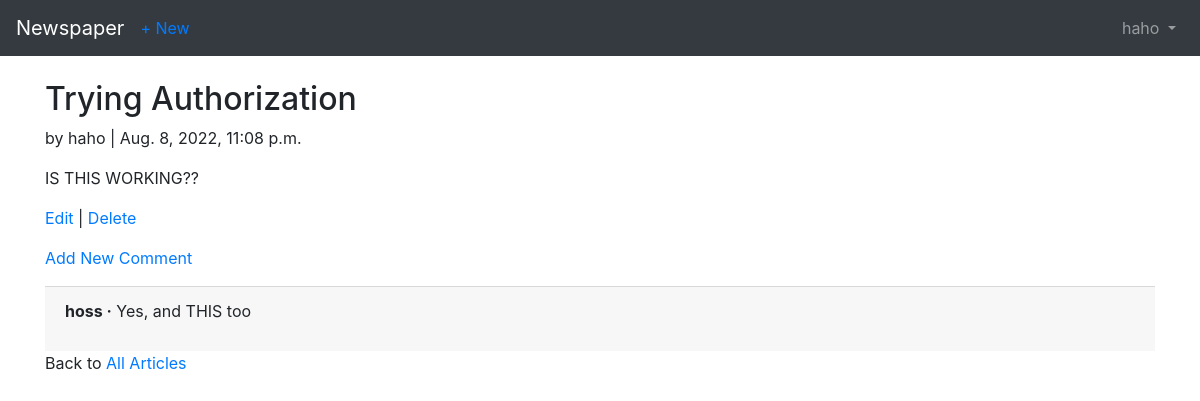
/articles/4/ (signed in), run on the app's committed database.
### users/models.py (models this page shows)
class CustomUser(AbstractUser):
    age = models.PositiveIntegerField(null=True, blank=True)

### articles/models.py (models this page shows, shortened)
class Article(models.Model):
    title = models.CharField(max_length=255)
    body = models.TextField()
    date = models.DateTimeField(auto_now_add=True)
    author = models.ForeignKey(
        get_user_model(), on_delete=models.CASCADE,
        )

class Comment(models.Model):
    article = models.ForeignKey(Article, on_delete=models.CASCADE, related_name='comments',)
    comment = models.CharField(max_length=200)
    author = models.ForeignKey(
        get_user_model(), on_delete=models.CASCADE,
    )
    def __str__(self):
        return self.comment

### articles/views.py (the view)
# urls.py: path('<int:pk>/', ArticleDetailView.as_view(), name='article_detail'),     #newyy
class ArticleDetailView(LoginRequiredMixin, DetailView):
    model = Article
    template_name = 'article_detail.html'
    login_url = 'login'

### templates/article_detail.html
{% extends 'base.html' %}
{% block content %}
     <div class="article-entry">
         <h2>{{ object.title }}</h2>
             <p>by {{ object.author }} | {{ object.date }}</p>
             <p>{{ object.body }}</p>
     </div>
     <p><a href="{% url 'article_edit' article.pk %}">Edit</a> | <a href="{% url 'article_delete' article.pk %}">Delete</a></p>
     <p><a href="{% url 'comment_new' article.pk %}">Add New Comment</a></p>
     <div class="card-footer">
        {% for comment in article.comments.all %}
            <p>
                <span class="font-weight-bold">{{ comment.author }} &middot;</span>
                {{ comment }}
            </p>
        {% endfor %}
    </div>
     <p>Back to <a href="{% url 'article_list' %}">All Articles</a></p>
{% endblock content %}

### templates/base.html (shortened to what this page needs)
<!doctype html>
<html lang="en">
    <head>
         <link rel="stylesheet" href="https://cdn.jsdelivr.net/npm/bootstrap@4.1.3/dist/css/bootstrap.min.css">
    </head>
    <body>
        <nav class="navbar navbar-expand-md navbar-dark bg-dark mb-4">
             <a class="navbar-brand" href="{% url 'home' %}">Newspaper</a>
             {% if user.is_authenticated %}
                 <ul class="navbar-nav mr-auto">
                     <li class="nav-item"><a href="{% url 'article_new' %}">+ New</a></li>
                 </ul>
             {% endif %}
             <div class="collapse navbar-collapse" id="navbarCollapse">
                 {% if user.is_authenticated %}
                     <ul class="navbar-nav ml-auto">
                         <li class="nav-item">
                            <a class="nav-link dropdown-toggle" href="#" id="userMenu" data-toggle="dropdown" aria-haspopup="true" aria-expanded="false">
                                 {{ user.username }}
                            </a>
                         </li>
                     </ul>
                 {% else %}
                     <form class="form-inline ml-auto">
                         <a href="{% url 'login' %}" class="btn btn-outline-secondary">Log In</a>
                         <a href="{% url 'signup' %}" class="btn btn-primary ml-2">Sign Up</a>
                     </form>
                 {% endif %}
             </div>
        </nav>
        <div class="container">
             {% block content %}
             {% endblock content %}
        </div>
    </body>
</html>

### data on the page
CustomUser: username "haho"
Article: title "Trying Authorization", author "haho", date "Aug. 8, 2022, 11:08 p.m.", body "IS THIS WORKING??"
Comment: author "hoss", comment "Yes, and THIS too"
